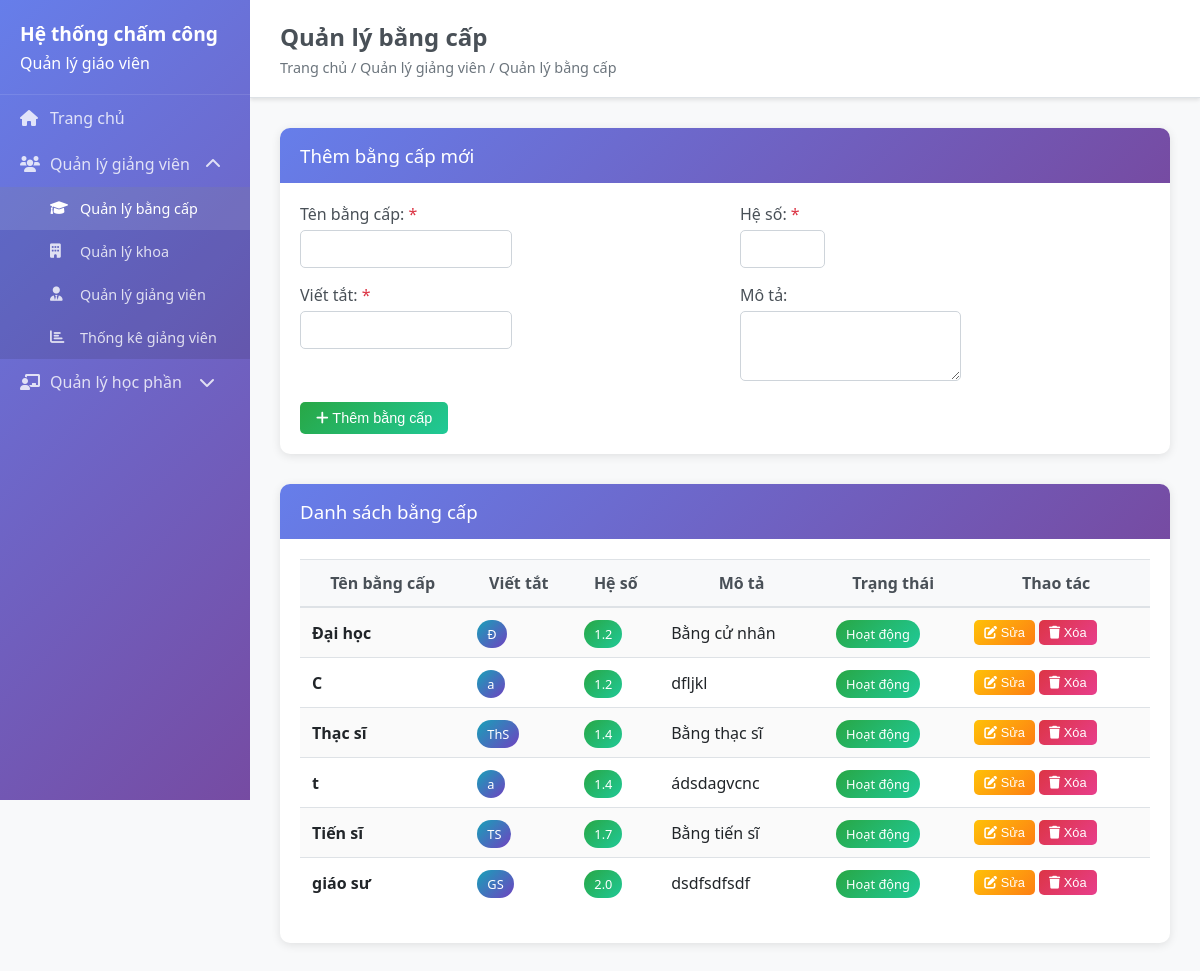
/degrees, run on an earlier commit of the app's database.
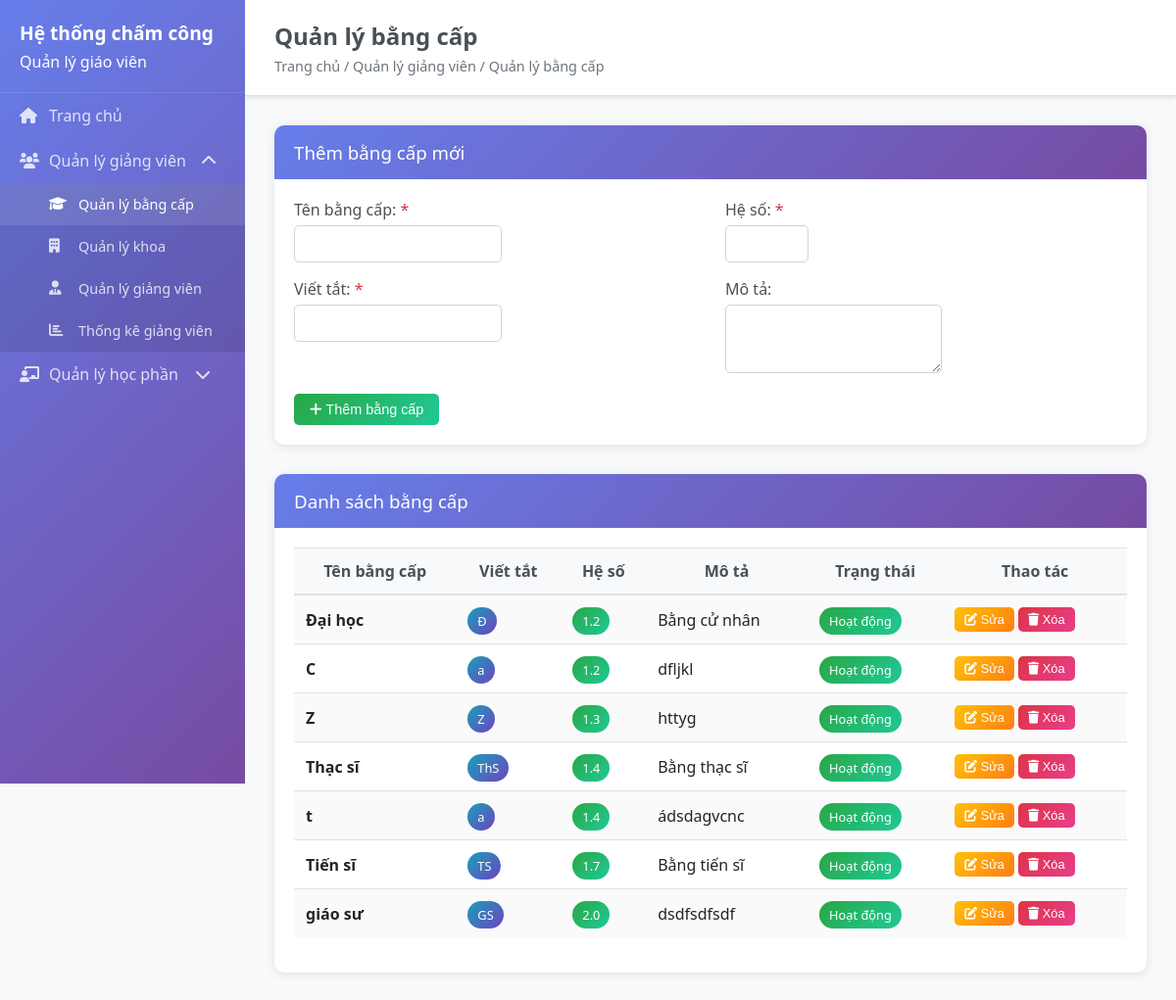
And on a later commit of the database.
### backend/models/degree.py (models this page shows, shortened)
class Degree(BaseModel):
    __tablename__ = 'degrees'
    name = db.Column(db.String(100), nullable=False, unique=True)
    abbreviation = db.Column(db.String(20), nullable=False)
    coefficient = db.Column(db.Numeric(3, 2), nullable=False, default=1.0)
    description = db.Column(db.Text, nullable=True)
    is_active = db.Column(db.Boolean, default=True)

### backend/app.py (the view)
@app.route('/degrees')
def degrees():
    try:
        if 'Degree' in globals():
            degrees_list = Degree.query.filter_by(is_active=True).order_by(Degree.coefficient).all()
        else:
            degrees_list = []
        return render_template('degrees.html', degrees=degrees_list)
    except Exception as e:
        print(f"Error in degrees route: {e}")
        return render_template('degrees.html', degrees=[])

### frontend/templates/degrees.html (shortened to what this page needs)
{% extends "base.html" %}
{% block page_title %}Quản lý bằng cấp{% endblock %}
{% block breadcrumb %}Trang chủ / Quản lý giảng viên / Quản lý bằng cấp{% endblock %}
{% block content %}
<div class="card">
    <div class="card-header">
        <h3>Thêm bằng cấp mới</h3>
    </div>
    <div class="card-body">
        <form id="degree-form">
            <div class="row">
                <div class="col-md-6">
                    <div class="form-group">
                        <label for="degree-name">Tên bằng cấp: <span class="text-danger">*</span></label>
                        <input type="text" id="degree-name" name="name" class="form-control" required>
                    </div>
                    <div class="form-group">
                        <label for="degree-abbreviation">Viết tắt: <span class="text-danger">*</span></label>
                        <input type="text" id="degree-abbreviation" name="abbreviation" class="form-control" required>
                    </div>
                </div>
                <div class="col-md-6">
                    <div class="form-group">
                        <label for="degree-coefficient">Hệ số: <span class="text-danger">*</span></label>
                        <input type="number" id="degree-coefficient" name="coefficient" class="form-control" step="0.1" min="1.0" max="3.0" required>
                    </div>
                    <div class="form-group">
                        <label for="degree-description">Mô tả:</label>
                        <textarea id="degree-description" name="description" class="form-control" rows="3"></textarea>
                    </div>
                </div>
            </div>
            <button type="submit" class="btn btn-success" id="submit-btn">
                <i class="fas fa-plus"></i> Thêm bằng cấp
            </button>
        </form>
    </div>
</div>
<div class="card">
    <div class="card-header">
        <h3>Danh sách bằng cấp</h3>
    </div>
    <div class="card-body">
        <div class="table-responsive">
            <table class="table table-striped" id="degrees-table">
                <thead>
                    <tr>
                        <th>Tên bằng cấp</th>
                        <th>Viết tắt</th>
                        <th>Hệ số</th>
                        <th>Mô tả</th>
                        <th>Trạng thái</th>
                        <th>Thao tác</th>
                    </tr>
                </thead>
                <tbody>
                    {% for degree in degrees %}
                    <tr>
                        <td><strong>{{ degree.name }}</strong></td>
                        <td><span class="badge badge-info">{{ degree.abbreviation }}</span></td>
                        <td><span class="badge badge-success">{{ "%.1f"|format(degree.coefficient) }}</span></td>
                        <td>{{ degree.description or '-' }}</td>
                        <td>
                            <span class="badge badge-{{ 'success' if degree.is_active else 'secondary' }}">
                                {{ 'Hoạt động' if degree.is_active else 'Ngưng' }}
                            </span>
                        </td>
                        <td>
                            <button class="btn btn-warning btn-sm" onclick="editDegree({{ degree.id }})">
                                <i class="fas fa-edit"></i> Sửa
                            </button>
                            <button class="btn btn-danger btn-sm" onclick="deleteDegree({{ degree.id }})">
                                <i class="fas fa-trash"></i> Xóa
                            </button>
                        </td>
                    </tr>
                    {% else %}
                    <tr>
                        <td colspan="6" class="text-center">Chưa có bằng cấp nào</td>
                    </tr>
                    {% endfor %}
                </tbody>
            </table>
        </div>
    </div>
</div>
{% endblock %}

What changed in the data, as far as the page shows it:
added Degree: name "Z", abbreviation "Z", coefficient "1.3", description "httyg", is_active "Hoạt động"
